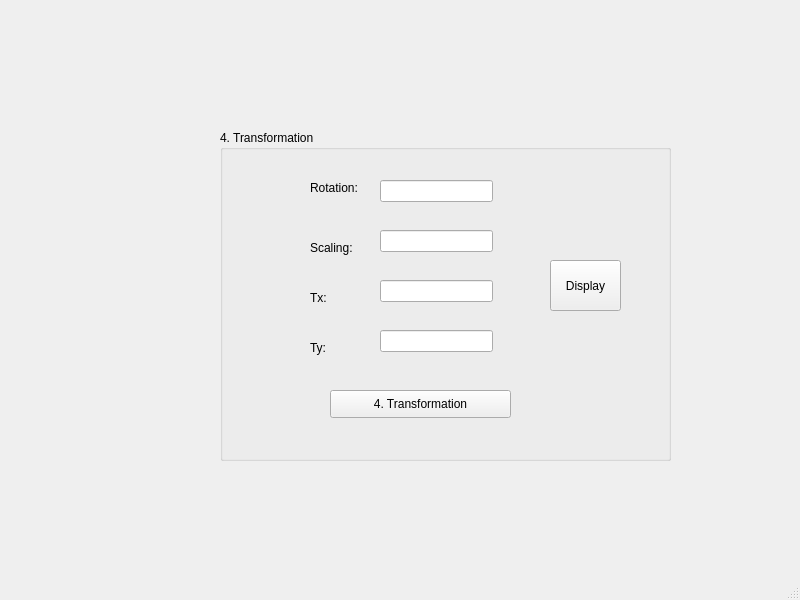
<?xml version="1.0" encoding="UTF-8"?>
<ui version="4.0">
 <class>MainWindow</class>
 <widget class="QMainWindow" name="MainWindow">
  <property name="geometry">
   <rect>
    <x>0</x>
    <y>0</y>
    <width>800</width>
    <height>600</height>
   </rect>
  </property>
  <property name="windowTitle">
   <string>MainWindow</string>
  </property>
  <widget class="QWidget" name="centralwidget">
   <widget class="QGroupBox" name="groupBox">
    <property name="geometry">
     <rect>
      <x>220</x>
      <y>130</y>
      <width>451</width>
      <height>331</height>
     </rect>
    </property>
    <property name="title">
     <string>4. Transformation</string>
    </property>
    <widget class="QLineEdit" name="Rotation">
     <property name="geometry">
      <rect>
       <x>160</x>
       <y>50</y>
       <width>113</width>
       <height>22</height>
      </rect>
     </property>
    </widget>
    <widget class="QLabel" name="label">
     <property name="geometry">
      <rect>
       <x>90</x>
       <y>50</y>
       <width>58</width>
       <height>15</height>
      </rect>
     </property>
     <property name="text">
      <string>Rotation:</string>
     </property>
    </widget>
    <widget class="QLabel" name="label_2">
     <property name="geometry">
      <rect>
       <x>90</x>
       <y>110</y>
       <width>58</width>
       <height>15</height>
      </rect>
     </property>
     <property name="text">
      <string>Scaling:</string>
     </property>
    </widget>
    <widget class="QLineEdit" name="Scaling">
     <property name="geometry">
      <rect>
       <x>160</x>
       <y>100</y>
       <width>113</width>
       <height>22</height>
      </rect>
     </property>
    </widget>
    <widget class="QLabel" name="label_3">
     <property name="geometry">
      <rect>
       <x>90</x>
       <y>160</y>
       <width>58</width>
       <height>15</height>
      </rect>
     </property>
     <property name="text">
      <string>Tx:</string>
     </property>
    </widget>
    <widget class="QLabel" name="label_4">
     <property name="geometry">
      <rect>
       <x>90</x>
       <y>210</y>
       <width>58</width>
       <height>15</height>
      </rect>
     </property>
     <property name="text">
      <string>Ty:</string>
     </property>
    </widget>
    <widget class="QLineEdit" name="Tx">
     <property name="geometry">
      <rect>
       <x>160</x>
       <y>150</y>
       <width>113</width>
       <height>22</height>
      </rect>
     </property>
    </widget>
    <widget class="QLineEdit" name="Ty">
     <property name="geometry">
      <rect>
       <x>160</x>
       <y>200</y>
       <width>113</width>
       <height>22</height>
      </rect>
     </property>
    </widget>
    <widget class="QPushButton" name="transformation">
     <property name="geometry">
      <rect>
       <x>110</x>
       <y>260</y>
       <width>181</width>
       <height>28</height>
      </rect>
     </property>
     <property name="text">
      <string>4. Transformation</string>
     </property>
    </widget>
    <widget class="QPushButton" name="display">
     <property name="geometry">
      <rect>
       <x>330</x>
       <y>130</y>
       <width>71</width>
       <height>51</height>
      </rect>
     </property>
     <property name="text">
      <string>Display</string>
     </property>
    </widget>
   </widget>
  </widget>
  <widget class="QMenuBar" name="menubar">
   <property name="geometry">
    <rect>
     <x>0</x>
     <y>0</y>
     <width>800</width>
     <height>25</height>
    </rect>
   </property>
  </widget>
  <widget class="QStatusBar" name="statusbar"/>
 </widget>
 <resources/>
 <connections/>
</ui>
